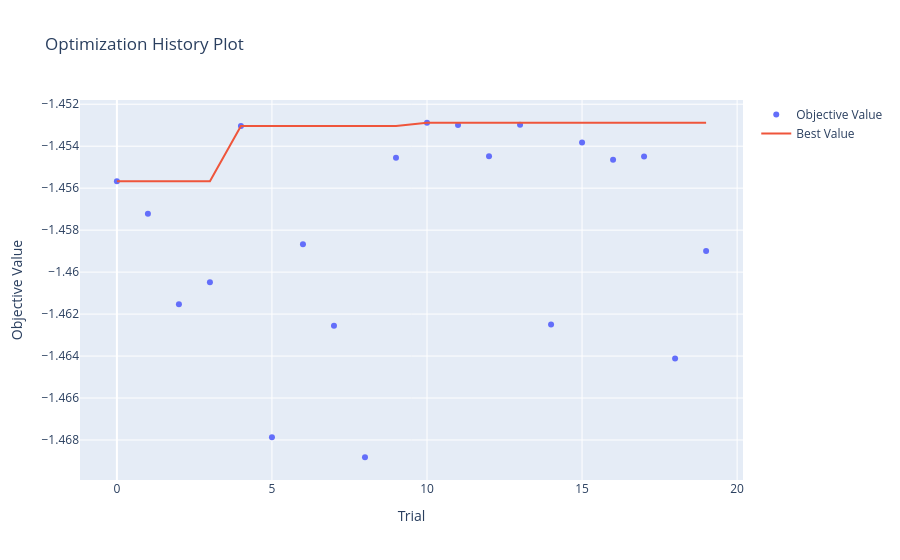

The cell this chart's notebook holds for it:
### Code cell
optuna.visualization.plot_optimization_history(study)

### Figure 1 — Plotly figure (JSON) as saved in the notebook; plotly's stock layout.template omitted (floating-point values rounded to 4 significant figures)
{"data": [{"mode": "markers", "name": "Objective Value", "type": "scatter", "x": [0, 1, 2, 3, 4, 5, 6, 7, 8, 9, 10, 11, 12, 13, 14, 15, 16, 17, 18, 19], "y": [-1.456, -1.457, -1.462, -1.46, -1.453, -1.468, -1.459, -1.463, -1.469, -1.455, -1.453, -1.453, -1.454, -1.453, -1.462, -1.454, -1.455, -1.454, -1.464, -1.459]}, {"mode": "lines", "name": "Best Value", "type": "scatter", "x": [0, 1, 2, 3, 4, 5, 6, 7, 8, 9, 10, 11, 12, 13, 14, 15, 16, 17, 18, 19], "y": [-1.456, -1.456, -1.456, -1.456, -1.453, -1.453, -1.453, -1.453, -1.453, -1.453, -1.453, -1.453, -1.453, -1.453, -1.453, -1.453, -1.453, -1.453, -1.453, -1.453]}, {"marker": {"color": "#cccccc"}, "mode": "markers", "name": "Infeasible Trial", "showlegend": false, "type": "scatter", "x": [], "y": []}], "layout": {"title": {"text": "Optimization History Plot"}, "xaxis": {"title": {"text": "Trial"}}, "yaxis": {"title": {"text": "Objective Value"}}}}
